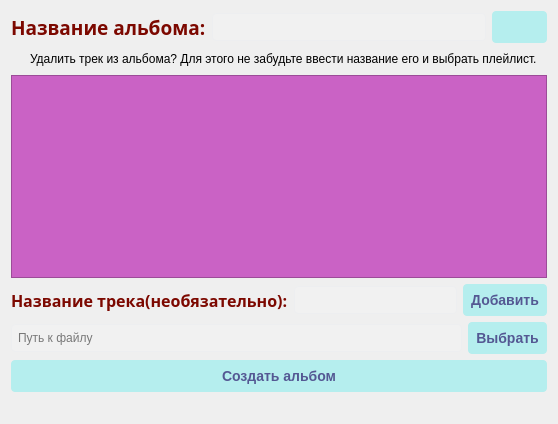
<?xml version="1.0" encoding="UTF-8"?>
<ui version="4.0">
 <class>Form</class>
 <widget class="QWidget" name="Form">
  <property name="geometry">
   <rect>
    <x>0</x>
    <y>0</y>
    <width>558</width>
    <height>424</height>
   </rect>
  </property>
  <property name="windowTitle">
   <string>Создание нового альбома</string>
  </property>
  <property name="windowIcon">
   <iconset>
    <normaloff>For_Qtdesiner/album_icon.svg</normaloff>For_Qtdesiner/album_icon.svg</iconset>
  </property>
  <property name="styleSheet">
   <string notr="true">QWidget {
	background-color: qconicalgradient(cx:0.5, cy:0.5, angle:0, stop:0 rgba(35, 40, 3, 255), stop:0.16 rgba(136, 106, 22, 255), stop:0.225 rgba(166, 140, 41, 255), stop:0.285 rgba(204, 181, 74, 255), stop:0.345 rgba(235, 219, 102, 255), stop:0.415 rgba(245, 236, 112, 255), stop:0.52 rgba(209, 190, 76, 255), stop:0.57 rgba(187, 156, 51, 255), stop:0.635 rgba(168, 142, 42, 255), stop:0.695 rgba(202, 174, 68, 255), stop:0.75 rgba(218, 202, 86, 255), stop:0.815 rgba(208, 187, 73, 255), stop:0.88 rgba(187, 156, 51, 255), stop:0.935 rgba(137, 108, 26, 255), stop:1 rgba(35, 40, 3, 255));
}

QLabel {
	color: rgb(124, 8, 0);
	background-color: rgba(252, 255, 76, 0);
}

QLineEdit {
	border: 1px solid #edeef0;
	padding-left: 4px;
	border-radius: 4px;
	padding-top: 5px;
	padding-bottom: 5px;
	background-color: rgba(255, 255, 255, 0.1);
	font-size: 12px;
}

QPushButton {
	background-color: rgba(43, 236, 236, 0.3);
	border-radius:4px;
	border-color: rgb(235, 235, 235);
	color: rgb(84, 88, 147);
	padding: 8px;
	font-size: 14px;
	font-weight: bold;
}

QPushButton:hover {
	background-color: rgb(108, 198, 12);
}

QPushButton:pressed {
	background-color: rgba(108, 198, 12, 0.5);
}</string>
  </property>
  <layout class="QVBoxLayout" name="verticalLayout" stretch="1,0,4,1,1,1,0">
   <item>
    <layout class="QHBoxLayout" name="horizontalLayout">
     <item>
      <widget class="QLabel" name="label">
       <property name="font">
        <font>
         <family>Yu Gothic UI Semibold</family>
         <pointsize>14</pointsize>
         <weight>75</weight>
         <bold>true</bold>
        </font>
       </property>
       <property name="text">
        <string>Название альбома:</string>
       </property>
      </widget>
     </item>
     <item>
      <widget class="QLineEdit" name="title_album"/>
     </item>
     <item>
      <widget class="QPushButton" name="delete_2">
       <property name="styleSheet">
        <string notr="true">#delete_2:hover {
	background-color: rgb(255, 149, 0);
}

#delete_2:pressed {
	background-color: rgba(255, 149, 0, 0.5);
}</string>
       </property>
       <property name="text">
        <string/>
       </property>
       <property name="icon">
        <iconset>
         <normaloff>For_Qtdesiner/delete_icon.svg</normaloff>For_Qtdesiner/delete_icon.svg</iconset>
       </property>
       <property name="iconSize">
        <size>
         <width>25</width>
         <height>25</height>
        </size>
       </property>
      </widget>
     </item>
    </layout>
   </item>
   <item>
    <widget class="QCheckBox" name="check_song">
     <property name="styleSheet">
      <string notr="true">background-color: rgba(132, 116, 255, 0);
</string>
     </property>
     <property name="text">
      <string>Удалить трек из альбома? Для этого не забудьте ввести название его и выбрать плейлист.</string>
     </property>
    </widget>
   </item>
   <item>
    <widget class="QTableWidget" name="tableWidget">
     <property name="styleSheet">
      <string notr="true">background-color:rgb(202, 98, 197);</string>
     </property>
    </widget>
   </item>
   <item>
    <layout class="QHBoxLayout" name="horizontalLayout_2">
     <item>
      <widget class="QLabel" name="label_2">
       <property name="font">
        <font>
         <family>Yu Gothic UI Semibold</family>
         <pointsize>12</pointsize>
         <weight>75</weight>
         <bold>true</bold>
        </font>
       </property>
       <property name="text">
        <string>Название трека(необязательно):</string>
       </property>
      </widget>
     </item>
     <item>
      <widget class="QLineEdit" name="title_music"/>
     </item>
     <item>
      <widget class="QPushButton" name="add_music">
       <property name="text">
        <string>Добавить</string>
       </property>
      </widget>
     </item>
    </layout>
   </item>
   <item>
    <layout class="QHBoxLayout" name="horizontalLayout_4">
     <item>
      <widget class="QLineEdit" name="way_file">
       <property name="toolTip">
        <string>rjt</string>
       </property>
       <property name="whatsThis">
        <string/>
       </property>
       <property name="placeholderText">
        <string>Путь к файлу</string>
       </property>
      </widget>
     </item>
     <item>
      <widget class="QPushButton" name="open_file">
       <property name="text">
        <string>Выбрать</string>
       </property>
      </widget>
     </item>
    </layout>
   </item>
   <item>
    <widget class="QPushButton" name="create_album">
     <property name="text">
      <string>Создать альбом</string>
     </property>
    </widget>
   </item>
   <item>
    <widget class="QLabel" name="result">
     <property name="font">
      <font>
       <pointsize>10</pointsize>
       <underline>true</underline>
      </font>
     </property>
     <property name="text">
      <string/>
     </property>
    </widget>
   </item>
  </layout>
 </widget>
 <resources/>
 <connections/>
</ui>
